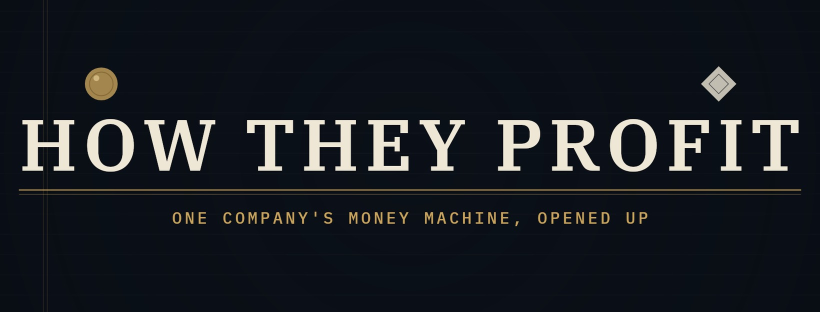
#> input picture channel/channel2/brand/facebook_cover_1640x624.jpg, 1640 x 624 px (shown at 1/2 size)
$ python covers.py ../../channel/channel2/brand/facebook_cover_1640x624.jpg ../../channel/channel2/brand/x_header_1500x500.jpg
#> lines starting #> are read from the running program, lines starting #| are printed output that depends on the picture
"""Platform covers cut from a YouTube banner (2560x1440, text inside the 1546x423 safe area): the centre band, scaled.

    python3 brand/covers.py <banner.png> <out_dir>   -> x_header_1500x500.jpg, facebook_cover_1640x624.jpg
"""
import os
import sys

from PIL import Image


def covers(banner, out):
    im = Image.open(banner).convert("RGB")
#> im is the input picture: PIL image 1640x624 RGB; mean R, G, B 25.3, 28.7, 34.5
    w, h = im.size
#> w = 1640; h = 624
    os.makedirs(out, exist_ok=True)
    for name, (tw, th) in (("x_header_1500x500", (1500, 500)), ("facebook_cover_1640x624", (1640, 624))):
        cw = 1700 * w // 2560                                # a little wider than the safe area
        ch = round(cw * th / tw)
        box = ((w - cw) // 2, (h - ch) // 2, (w + cw) // 2, (h + ch) // 2)
        im.crop(box).resize((tw, th), Image.LANCZOS).save(os.path.join(out, name + ".jpg"), quality=92)
#> this loop made 2 passes
#> pass 1, in covers, `im.crop(box).resize((tw, th), Image.LANCZOS).save(os.path.join(out, na..`:
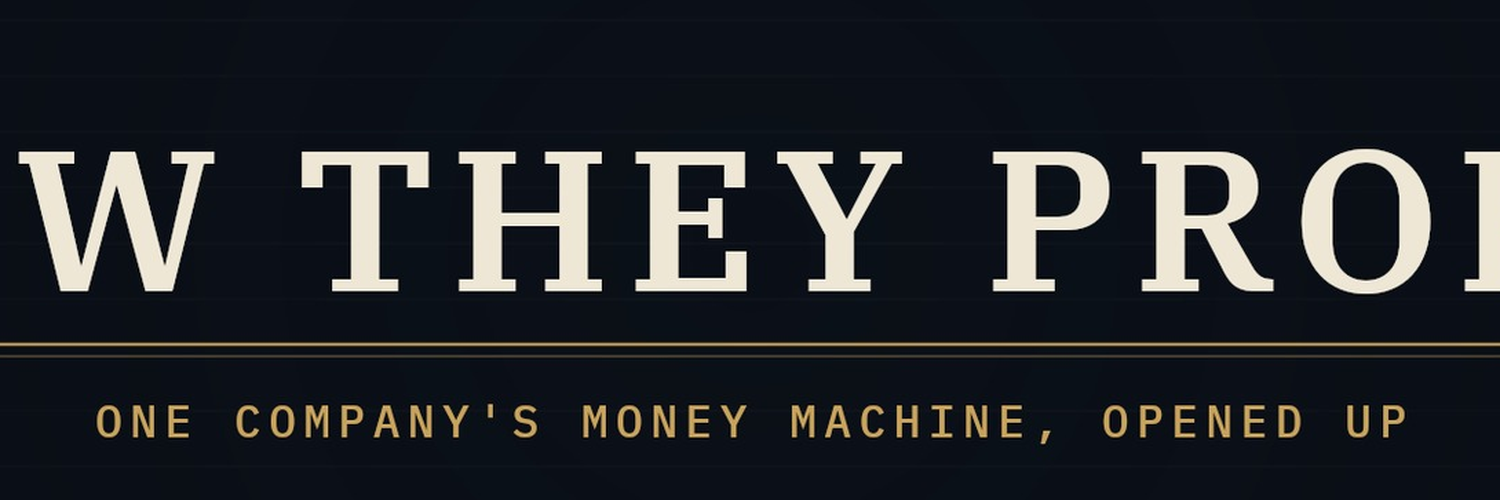
#> saved as x_header_1500x500.jpg: PIL image 1500x500 RGB; mean R, G, B 36.5, 39, 43
#> pass 2, in covers, `im.crop(box).resize((tw, th), Image.LANCZOS).save(os.path.join(out, na..`:
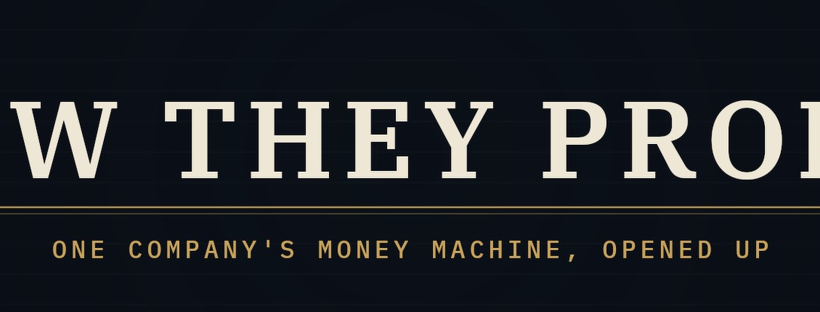
#> saved as facebook_cover_1640x624.jpg: PIL image 1640x624 RGB (shown at 1/2 size); mean R, G, B 33.2, 36, 40.6


if __name__ == "__main__":
    covers(sys.argv[1], sys.argv[2])
